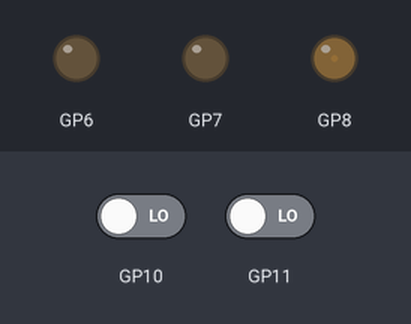
A program run on a simulated Raspberry Pi Pico running MicroPython. Parts: output pins drawn as LEDs (lit = HIGH). The inputs (shaded band) are chosen by the test bench; at power-on: GP10 LOW, GP11 LOW. What the program prints to the serial console is not drawn.

Above: at 16.3 s.
Timing chart, 0 to 17.8 s (numbered marks = the images above):
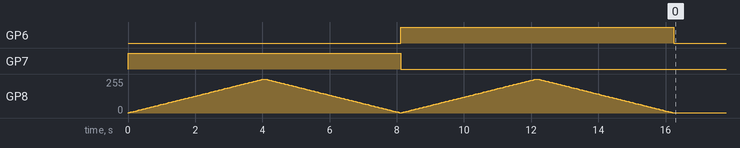

Measured:
- by itself, GP6: LOW → HIGH at 8.1 s, → LOW 8.1 s later
- by itself, GP7: LOW → HIGH at 0.00 s, → LOW 8.1 s later

The program:

wheel_driver.py
```python
from motor_driver import MotorDriver
from machine import Pin, Timer
from math import pi


class WheelDriver(MotorDriver):
    def __init__(self, driver_ids, encoder_ids) -> None:
        super().__init__(*driver_ids)
        self.enc_a_pin = Pin(encoder_ids[0], Pin.IN)
        self.enc_b_pin = Pin(encoder_ids[1], Pin.IN)
        self.enc_a_pin.irq(
            trigger=Pin.IRQ_RISING | Pin.IRQ_FALLING, handler=self._update_counts_a
        )
        self.enc_b_pin.irq(
            trigger=Pin.IRQ_RISING | Pin.IRQ_FALLING, handler=self._update_counts_b
        )
        # variables
        self._enc_a_val = self.enc_a_pin.value()
        self._enc_b_val = self.enc_b_pin.value()
        self.prev_counts = 0
        self.ang_vel = 0.0
        self.lin_vel = 0.0

        # Constants
        self.WHEEL_RADIUS = 0.06  # meters
        self.CPR = 64
        self.GEAR_RATIO = 70
        self.vel_probe_freq = 50  # Hz

        # Init timer for velocity probing
        self.vel_probe = Timer(
            mode=Timer.PERIODIC, freq=self.vel_probe_freq, callback=self.probe_velocity
        )
        # Init counts
        self.reset_encoder_counts()

    def _update_counts_a(self, pin):
        self._enc_a_val = pin.value()
        if self._enc_a_val == 1:
            if self._enc_b_val == 0:  # a=1, b=0
                self.encoder_counts += 1
            else:  # a=1, b=1
                self.encoder_counts -= 1
        else:
            if self._enc_b_val == 0:  # a=0, b=0
                self.encoder_counts -= 1
            else:  # a=0, b=1
                self.encoder_counts += 1

    def _update_counts_b(self, pin):
        self._enc_b_val = pin.value()
        if self._enc_b_val == 1:
            if self._enc_a_val == 0:  # b=1, a=0
                self.encoder_counts -= 1
            else:  # b=1, a=1
                self.encoder_counts += 1
        else:
            if self._enc_a_val == 0:  # b=0, a=0
                self.encoder_counts += 1
            else:  # b=0, a=1
                self.encoder_counts -= 1

    def probe_velocity(self, timer):
        curr_counts = self.encoder_counts
        d_counts = curr_counts - self.prev_counts
        self.prev_counts = curr_counts  # update previous encoder counts
        d_rad = d_counts / (self.CPR * self.GEAR_RATIO) * 2 * pi  # radians
        self.ang_vel = d_rad / (1 / self.vel_probe_freq)  # rad/s
        self.lin_vel = self.WHEEL_RADIUS * self.ang_vel  # m/s
        return self.ang_vel, self.lin_vel

    def reset_encoder_counts(self):
        self.encoder_counts = 0


# TEST
if __name__ == "__main__":  # Test only the encoder part
    from time import sleep

    # SETUP
    # wd = WheelDriver((3, 2, 4), (21, 20))
    wd = WheelDriver((6, 7, 8), (11, 10))
    curr_counts = 0
    prev_counts = 0
    dt = 0.04

    # LOOP
    # Forwardly ramp up and down
    for i in range(100):
        wd.forward((i + 1) / 100)
        sleep(dt)  # 4 seconds to ramp up
        print(f"angular velocity: {wd.ang_vel}, linear velocity: {wd.lin_vel}")
    for i in reversed(range(100)):
        wd.forward((i + 1) / 100)
        sleep(dt)  # 4 seconds to ramp down
        print(f"angular velocity: {wd.ang_vel}, linear velocity: {wd.lin_vel}")
    # Backwardly ramp up and down
    for i in range(100):
        wd.backward((i + 1) / 100)
        sleep(dt)  # 4 seconds to ramp up
        print(f"angular velocity: {wd.ang_vel}, linear velocity: {wd.lin_vel}")
    for i in reversed(range(100)):
        wd.backward((i + 1) / 100)
        sleep(dt)  # 4 seconds to ramp down
        print(f"angular velocity: {wd.ang_vel}, linear velocity: {wd.lin_vel}")

    # Terminate
    wd.halt()
    print("Motor driver disabled!")
```

motor_driver.py
```python
from machine import Pin, PWM


class MotorDriver:
    def __init__(self, ina_id, inb_id, pwm_id):
        self.ina_pin = Pin(ina_id, Pin.OUT)
        self.inb_pin = Pin(inb_id, Pin.OUT)
        self.pwm_pin = PWM(Pin(pwm_id))
        self.pwm_pin.freq(1000)
        # Stop motor
        self.stop()
        self.halt()

    def halt(self):
        self.ina_pin.off()
        self.inb_pin.off()

    def stop(self):
        self.pwm_pin.duty_u16(0)

    def forward(self, duty: float = 0.0):
        assert 0 <= duty <= 1  # make sure speed in range [0, 1]
        self.ina_pin.off()
        self.inb_pin.on()
        self.pwm_pin.duty_u16(int(65535 * duty))

    def backward(self, duty: float = 0.0):
        assert 0 <= duty <= 1  # make sure speed in range [0, 1]
        self.ina_pin.on()
        self.inb_pin.off()
        self.pwm_pin.duty_u16(int(65535 * duty))


if __name__ == "__main__":
    from time import sleep

    # SETUP
    md = MotorDriver(3, 2, 4)
    # md = MotorDriver(6, 7, 8)

    # LOOP
    for i in range(100):
        md.forward((i + 1) / 100)
        print(f"f, dc: {i}%")
        sleep(4 / 100)  # 4 seconds to ramp up
    for i in reversed(range(100)):
        md.forward((i + 1) / 100)
        print(f"f, dc: {i}%")
        sleep(4 / 100)  # 4 seconds to ramp down
    # Backwardly ramp up and down
    for i in range(100):
        md.backward((i + 1) / 100)
        print(f"b, dc: {i}%")
        sleep(4 / 100)  # 4 seconds to ramp up
    for i in reversed(range(100)):
        md.backward((i + 1) / 100)
        print(f"b, dc: {i}%")
        sleep(4 / 100)  # 4 seconds to ramp down

    # TERMINATE
    md.stop()
    print("motor stopped.")
    sleep(0.1)  # full stop
    md.halt()
    print("motor driver disabled.")
```
